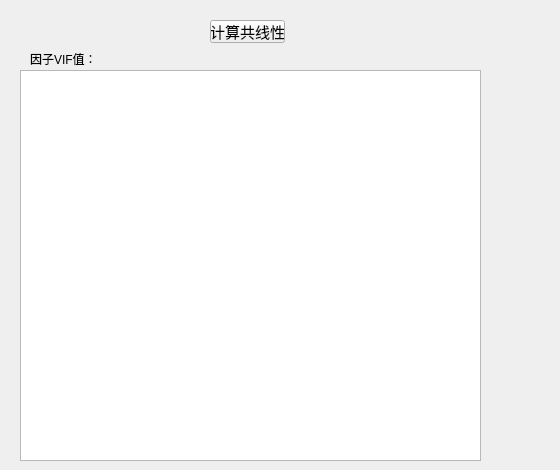
        <widget class="QWidget" name="tab">
         <attribute name="title">
          <string>共线性分析</string>
         </attribute>
         <widget class="QLabel" name="label_162">
          <property name="geometry">
           <rect>
            <x>30</x>
            <y>50</y>
            <width>75</width>
            <height>17</height>
           </rect>
          </property>
          <property name="text">
           <string>因子VIF值：</string>
          </property>
         </widget>
         <widget class="QTextBrowser" name="textBrowser_22">
          <property name="geometry">
           <rect>
            <x>20</x>
            <y>70</y>
            <width>461</width>
            <height>391</height>
           </rect>
          </property>
         </widget>
         <widget class="QLabel" name="label_163">
          <property name="geometry">
           <rect>
            <x>160</x>
            <y>50</y>
            <width>391</width>
            <height>391</height>
           </rect>
          </property>
          <property name="text">
           <string/>
          </property>
         </widget>
         <widget class="QPushButton" name="pushButton_33">
          <property name="geometry">
           <rect>
            <x>210</x>
            <y>20</y>
            <width>75</width>
            <height>23</height>
           </rect>
          </property>
          <property name="maximumSize">
           <size>
            <width>80</width>
            <height>23</height>
           </size>
          </property>
          <property name="font">
           <font>
            <family>Times New Roman</family>
            <pointsize>11</pointsize>
           </font>
          </property>
          <property name="text">
           <string>计算共线性</string>
          </property>
         </widget>
        </widget>
